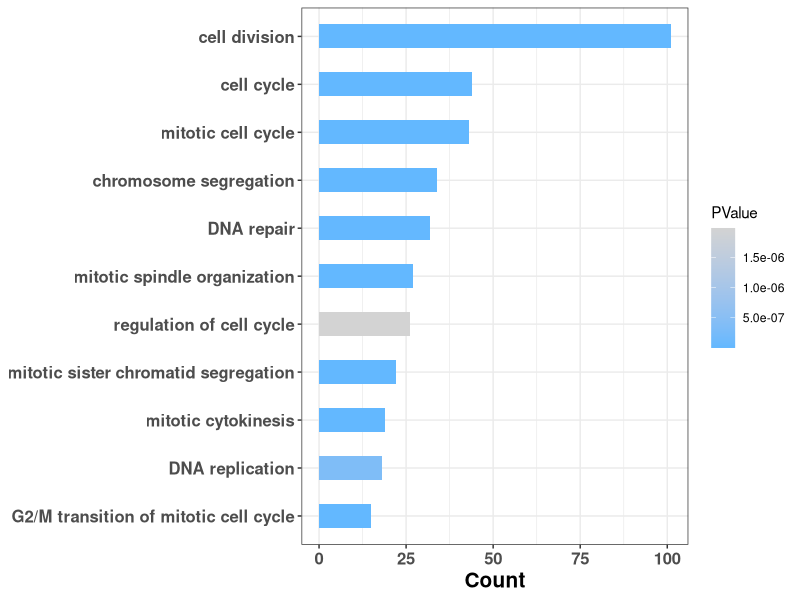

The R script that drew this image:
library(ggplot2)

df = read.table("./BP_Epithelial_GAS2L3_barplot.txt", header=T, sep="\t")
ggplot(df, aes(x=Count, y=reorder(Term, Count), fill=PValue))+
geom_bar(stat="identity", width=0.5)+
scale_fill_gradient(low="steelblue1", high="lightgrey")+
theme_bw()+
theme(axis.text.x=element_text(face="bold", size=12), axis.text.y=element_text(face="bold", size=12), axis.title.x=element_text(face="bold", size=15), axis.title.y=element_blank())

# "#E69F00", "#56B4E9", "#009E73", "#F0E442"



